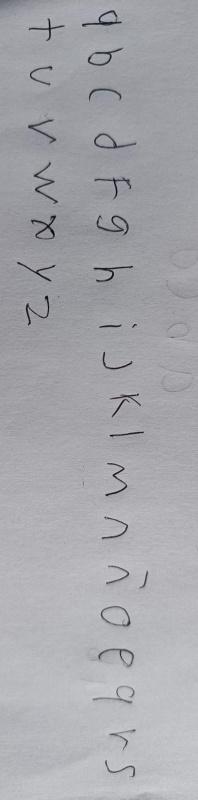
#> input picture muestras /WhatsApp Image 2026-06-03 at 8.05.04 AM.jpeg, 396 x 1599 px (shown at 1/2 size)
$ python -i template_imageops.py   (imports and definitions only)
#> lines starting #> are read from the running program, lines starting #| are printed output that depends on the picture; after the words box and inside, x2 and y2 are one past the last pixel; in counts of white or black regions, pixels touching at a corner belong together
"""Operaciones de imagen de bajo nivel para la extracción por plantilla.

Cluster auto-contenido de helpers de visión (deskew, binarización de celda,
detección del bbox de la grilla, estimación de columnas/filas por
autocorrelación, limpieza de líneas de grilla). Se separó de ``template_extract``
(que pasaba de 1500 LOC) para acotar ese módulo: estas funciones sólo dependen de
cv2/numpy y de ninguna otra del extractor, así que ``template_extract`` las
importa y re-exporta sin ciclos. La lógica es idéntica; sólo cambió de archivo.
"""
from __future__ import annotations

import logging

logger = logging.getLogger(__name__)

try:
    import cv2
    import numpy as np
    _CV2_OK = True
except ImportError:
    _CV2_OK = False


# [88 lines left out: functions _rotate_cw, _clean_cell, _estimate_skew, _deskew, not called in this run]

def _strip_title_band(comps: list, gy0: int, gy1: int) -> int:
    """Sube `gy0` por debajo de la banda del título (texto impreso), si la hay.

    En la foto de una plantilla, el bbox de contenido suele empezar en el TÍTULO
    ("Plantilla de letra — Huevonitis" + instrucciones), no en la primera fila de
    casillas. Eso corre toda la grilla hacia arriba: la fila 0 cae sobre el texto
    y se descarta (medido en el lote: a/b/c perdidas). El título es una banda de
    MUCHOS componentes PEQUEÑOS (letras de imprenta); las casillas tienen pocas
    piezas GRANDES (letra manuscrita). Se recorta desde arriba mientras la franja
    parezca texto, parando en la primera de contenido grande (la grilla).
    `comps` = lista de (x,y,w,h,area) ya filtrados de bordes.
    """
    span = gy1 - gy0
    if span <= 0:
        return gy0
    nb = 40
    step = max(1, span // nb)
    small_thr = 0.05 * span          # "componente pequeño" (título) vs letra grande
    new_y0 = gy0
    for b in range(nb // 2):         # sólo la mitad superior puede ser título
        lo, hi = gy0 + b * step, gy0 + (b + 1) * step
        band = [c for c in comps if lo <= c[1] + c[3] / 2 < hi]
        n_small = sum(1 for c in band if c[3] < small_thr)
        # Franja de título: muchas piezas chicas alineadas. Si la franja ya tiene
        # contenido grande (letra manuscrita) o poca densidad, paramos.
        if len(band) >= 12 and n_small >= 0.6 * len(band):
            new_y0 = hi
        elif band and max(c[3] for c in band) >= small_thr:
            break                    # llegó la primera fila de letras
    return new_y0

def _grid_content_bbox(gray: np.ndarray) -> tuple[int, int, int, int] | None:
    """bbox de la grilla de casillas (sin título ni bordes de la foto).

    Robusto a líneas tenues (no depende de detectarlas, sólo del extent del
    contenido oscuro) y a fotos de celular: descarta los componentes pegados al
    borde de la imagen (sombras/marco de la mesa, que estiraban el bbox hasta los
    bordes y desalineaban las columnas) y recorta la banda del título superior
    (que corría la grilla hacia arriba y hacía perder la primera fila). Devuelve
    (x0, y0, x1, y1) o None si no hay contenido.
    """
    h_img, w_img = gray.shape[:2]
#> h_img = 1599; w_img = 396
    binv = cv2.adaptiveThreshold(
        cv2.GaussianBlur(gray, (3, 3), 0), 255,
        cv2.ADAPTIVE_THRESH_MEAN_C, cv2.THRESH_BINARY_INV, 41, 10,
    )
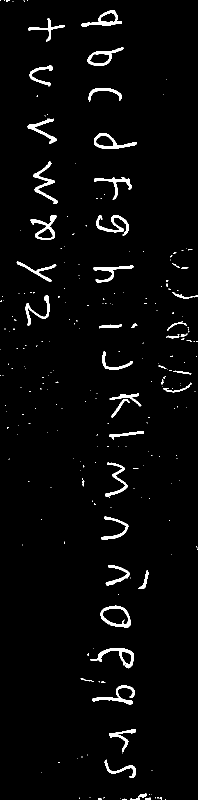
#> binv: shape (1599, 396) (shown at 1/2 size); 2.9% white; 249 white regions (204 under 20 px), largest, box (x1, y1, x2, y2) and area: (180, 1296, 268, 1337) 879, (67, 323, 116, 408) 867, (192, 430, 258, 472) 821
    n, _labels, stats, _c = cv2.connectedComponentsWithStats(binv, connectivity=8)
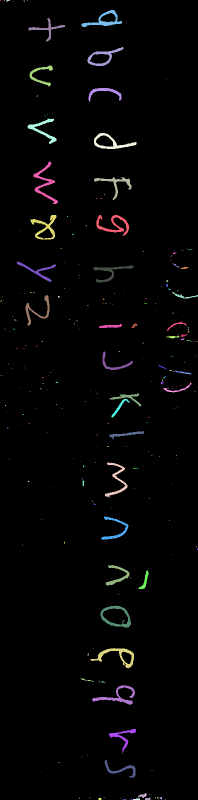
#> _labels: shape (1599, 396) int32 (shown at 1/2 size); 250 distinct labels, from 0 to 249; one colour per label, 0 black
#> n = 250; stats = 250 rows, first 6: [0, 0, 396, 1599, 614770], [0, 0, 2, 2, 3], [8, 0, 2, 2, 3], [12, 0, 8, 3, 17], [47, 0, 3, 3, 4], [54, 0, 2, 1, 2]
    comps: list[tuple[int, int, int, int, int]] = []
    for i in range(1, n):
        x, y, bw, bh = (stats[i, cv2.CC_STAT_LEFT], stats[i, cv2.CC_STAT_TOP],
                        stats[i, cv2.CC_STAT_WIDTH], stats[i, cv2.CC_STAT_HEIGHT])
        if stats[i, cv2.CC_STAT_AREA] < 25:     # motas
            continue
        # Descartar componentes pegados al borde de la IMAGEN (sombras/marco de
        # la foto): estiraban el bbox a 0..ancho y desalineaban la grilla.
        if x <= 2 or y <= 2 or x + bw >= w_img - 2 or y + bh >= h_img - 2:
            continue
        comps.append((x, y, bw, bh, int(stats[i, cv2.CC_STAT_AREA])))
#> this loop made 249 passes
#> (x, y, bw, bh) on passes 1 to 3: (0, 0, 2, 2), (8, 0, 2, 2), (12, 0, 8, 3)
#> after the loop, comps = 40 items, first 6: (163, 20, 81, 34, 783), (57, 36, 73, 47, 541), (175, 94, 72, 38, 702), (59, 131, 47, 42, 508), (177, 176, 66, 28, 490), (55, 237, 58, 51, 670)
    if not comps:
        # Fallback: sin componentes interiores (p. ej. grilla que toca el borde),
        # volver al método simple por percentiles de píxel.
        ys, xs = np.where(binv > 0)
        if len(xs) == 0:
            return None
        x0, x1 = np.percentile(xs, [0.3, 99.7])
        y0, y1 = np.percentile(ys, [0.3, 99.7])
        return int(x0), int(y0), int(x1), int(y1)
    x0 = int(np.percentile([c[0] for c in comps], 1))
#> x0 = 40
    x1 = int(np.percentile([c[0] + c[2] for c in comps], 99))
#> x1 = 383
    y0 = int(np.percentile([c[1] for c in comps], 1))
#> y0 = 26
    y1 = int(np.percentile([c[1] + c[3] for c in comps], 99))
#> y1 = 1580
    y0 = _strip_title_band(comps, y0, y1)
#> in _strip_title_band, `span = gy1 - gy0`: span = 1554
#> in _strip_title_band, `step = max(1, span // nb)`: step = 38
#> in _strip_title_band, `small_thr = 0.05 * span          # "componente pequeño" (título) vs le..`: small_thr = 77.7
#> in _strip_title_band, `new_y0 = gy0`: new_y0 = 26
#> the loop in _strip_title_band, `for b in range(nb // 2):` made 9 passes
#> (lo, hi, band, n_small) on passes 1, 3, 4, 5, 7, 9: (26, 64, [(163, 20, 81, 34, 783), (57, 36, 73, 47, 541)], 2), (102, 140, [(175, 94, 72, 38, 702)], 1), (140, 178, [(59, 131, 47, 42, 508)], 1), (178, 216, [(177, 176, 66, 28, 490)], 1), (254, 292, [(55, 237, 58, 51, 670), (188, 266, 85, 32, 782)], 2), (330, 368, [(67, 323, 49, 85, 867)], 0)
#> (lo, hi, n_small) on passes 2, 6, 8: (64, 102, 0), (216, 254, 0), (292, 330, 0)
    return x0, y0, x1, y1

# [146 lines left out: functions _autocorr_period, _estimate_grid_dims, _strip_edge_lines, _cell_ink_mask, _autocrop_mask, _clean_cell_grid and 1 more, not called in this run]

>>> import cv2
>>> picture = cv2.imread('../../muestras /WhatsApp Image 2026-06-03 at 8.05.04 AM.jpeg', cv2.IMREAD_GRAYSCALE)
>>> result = _grid_content_bbox(picture)
#> result = (40, 26, 383, 1580)

$ run again, on muestras /WhatsApp Image 2026-06-03 at 8.06.54 AM.jpeg
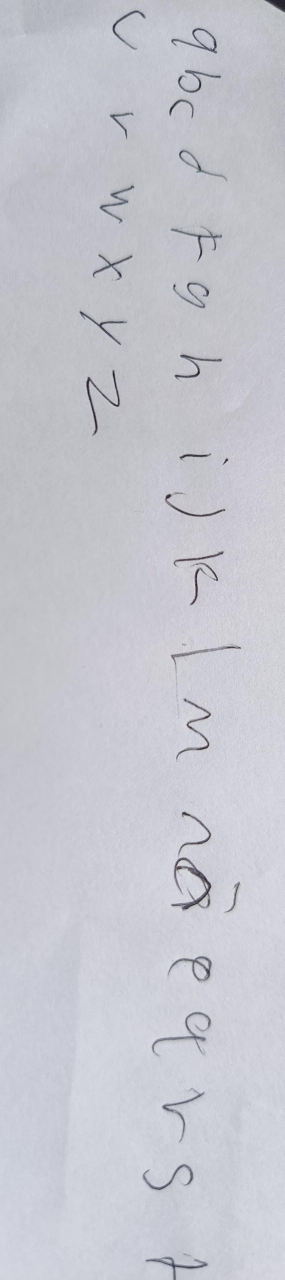
#> input picture muestras /WhatsApp Image 2026-06-03 at 8.06.54 AM.jpeg, 854 x 3839 px (shown at 1/3 size)
#> in _grid_content_bbox, `binv = cv2.adaptiveThreshold( cv2.GaussianBlur(gray, (3, 3), 0), 255, ..`:
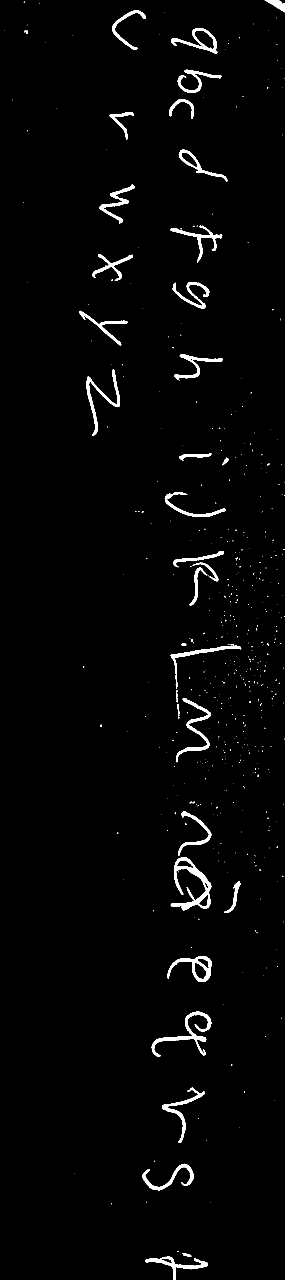
#> binv: shape (3839, 854) (shown at 1/3 size); 1.9% white; 503 white regions (459 under 20 px), largest, box (x1, y1, x2, y2) and area: (512, 2572, 634, 2732) 5257, (455, 3035, 634, 3171) 3966, (528, 2094, 633, 2287) 2994
#> in _grid_content_bbox, `n, _labels, stats, _c = cv2.connectedComponentsWithStats(binv, connect..`:
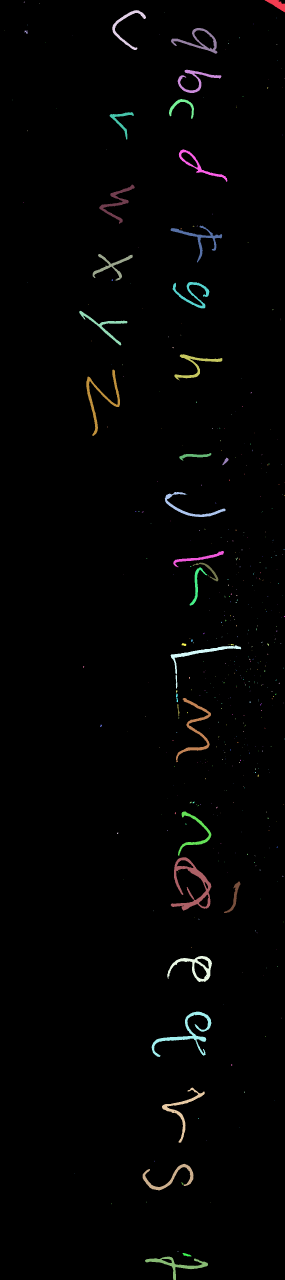
#> _labels: shape (3839, 854) int32 (shown at 1/3 size); 504 distinct labels, from 0 to 503; one colour per label, 0 black
#> n = 504; stats = 504 rows, first 6: [0, 0, 854, 3839, 3215792], [794, 0, 60, 37, 965], [71, 4, 2, 5, 6], [117, 9, 1, 2, 2], [337, 30, 101, 120, 1758], [494, 37, 1, 1, 1]
#> the loop in _grid_content_bbox, `for i in range(1, n):` made 503 passes
#> (x, y, bw, bh) on passes 1 to 3: (794, 0, 60, 37), (71, 4, 2, 5), (117, 9, 1, 2)
#> after the loop in _grid_content_bbox, `for i in range(1, n):`: comps = 38 items, first 6: (337, 30, 101, 120, 1758), (513, 84, 139, 77, 2290), (73, 91, 10, 10, 52), (533, 209, 131, 70, 2030), (507, 297, 75, 60, 1026), (329, 336, 72, 83, 1145)
#> x0 = 134
#> x1 = 722
#> y0 = 49
#> y1 = 3696
#> span = 3647
#> step = 91
#> small_thr = 182.4
#> new_y0 = 49
#> the loop in _strip_title_band, `for b in range(nb // 2):` made 13 passes
#> (lo, hi, band, n_small) on passes 3, 4, 5, 7, 8, 9: (231, 322, [(533, 209, 131, 70, 2030)], 1), (322, 413, [(507, 297, 75, 60, 1026), (329, 336, 72, 83, 1145)], 2), (413, 504, [(536, 448, 146, 97, 1836)], 1), (595, 686, [(298, 554, 106, 117, 2291)], 1), (686, 777, [(512, 677, 155, 111, 2343)], 1), (777, 868, [(278, 762, 120, 80, 1862)], 1)
#> result = (134, 49, 722, 3696)

$ run again, on muestras /WhatsApp Image 2026-06-03 at 8.07.13 AM.jpeg
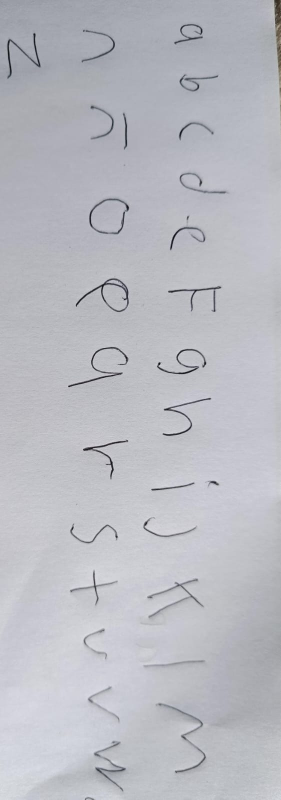
#> input picture muestras /WhatsApp Image 2026-06-03 at 8.07.13 AM.jpeg, 562 x 1599 px (shown at 1/2 size)
#> in _grid_content_bbox, `binv = cv2.adaptiveThreshold( cv2.GaussianBlur(gray, (3, 3), 0), 255, ..`:
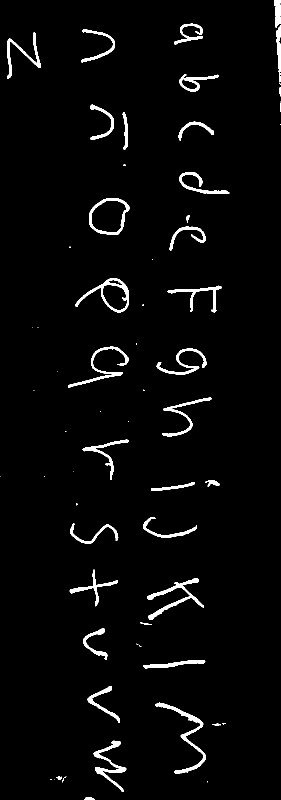
#> binv: shape (1599, 562) (shown at 1/2 size); 2.9% white; 65 white regions (27 under 20 px), largest, box (x1, y1, x2, y2) and area: (311, 1405, 412, 1548) 1747, (294, 1156, 408, 1240) 1669, (187, 1481, 253, 1584) 1422
#> in _grid_content_bbox, `n, _labels, stats, _c = cv2.connectedComponentsWithStats(binv, connect..`:
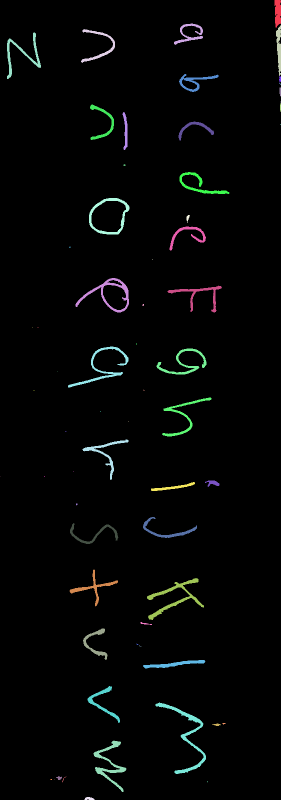
#> _labels: shape (1599, 562) int32 (shown at 1/2 size); 66 distinct labels, from 0 to 65; one colour per label, 0 black
#> n = 66; stats = 66 rows, first 6: [0, 0, 562, 1599, 872193], [549, 0, 13, 56, 590], [348, 47, 58, 43, 700], [552, 51, 10, 101, 622], [162, 58, 68, 68, 759], [14, 65, 68, 93, 1103]
#> the loop in _grid_content_bbox, `for i in range(1, n):` made 65 passes
#> (x, y, bw, bh) on passes 1 to 8: (549, 0, 13, 56), (348, 47, 58, 43), (552, 51, 10, 101), (162, 58, 68, 68), (14, 65, 68, 93), (358, 148, 79, 36), (558, 153, 4, 12), (559, 166, 3, 3)
#> after the loop in _grid_content_bbox, `for i in range(1, n):`: comps = 31 items, first 6: (348, 47, 58, 43, 700), (162, 58, 68, 68, 759), (14, 65, 68, 93, 1103), (358, 148, 79, 36, 747), (180, 209, 48, 71, 692), (245, 224, 10, 76, 393)
#> x0 = 43
#> x1 = 454
#> y0 = 50
#> y1 = 1576
#> span = 1526
#> step = 38
#> small_thr = 76.3
#> new_y0 = 50
#> the loop in _strip_title_band, `for b in range(nb // 2):` made 2 passes
#> (lo, hi, band, n_small) on passes 1 to 2: (50, 88, [(348, 47, 58, 43, 700)], 1), (88, 126, [(162, 58, 68, 68, 759), (14, 65, 68, 93, 1103)], 1)
#> result = (43, 50, 454, 1576)

$ run again, on muestras /WhatsApp Image 2026-06-03 at 8.09.28 AM.jpeg
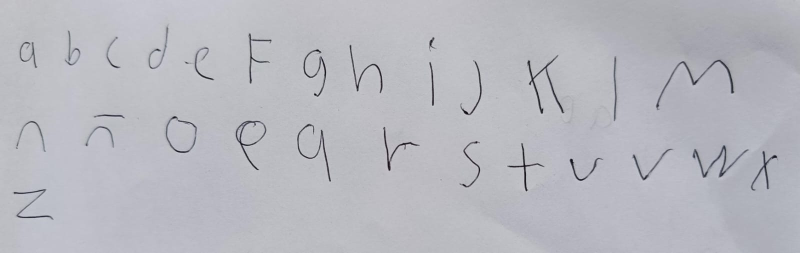
#> input picture muestras /WhatsApp Image 2026-06-03 at 8.09.28 AM.jpeg, 1600 x 505 px (shown at 1/2 size)
#> in _grid_content_bbox, `binv = cv2.adaptiveThreshold( cv2.GaussianBlur(gray, (3, 3), 0), 255, ..`:
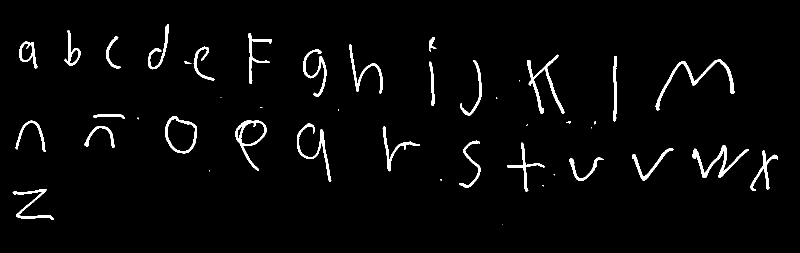
#> binv: shape (505, 1600) (shown at 1/2 size); 2.8% white; 44 white regions (14 under 20 px), largest, box (x1, y1, x2, y2) and area: (1311, 119, 1469, 221) 1638, (1054, 109, 1129, 228) 1464, (1385, 290, 1498, 356) 1431
#> in _grid_content_bbox, `n, _labels, stats, _c = cv2.connectedComponentsWithStats(binv, connect..`:
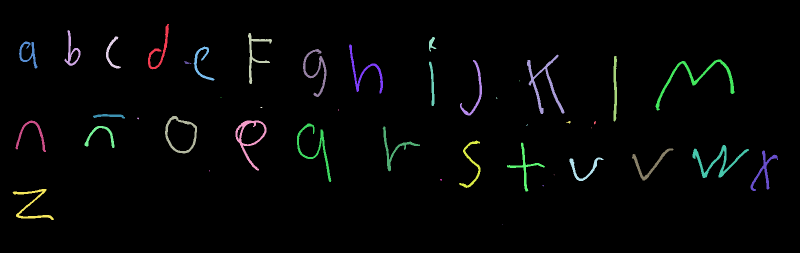
#> _labels: shape (505, 1600) int32 (shown at 1/2 size); 45 distinct labels, from 0 to 44; one colour per label, 0 black
#> n = 45; stats = 45 rows, first 6: [0, 0, 1600, 505, 785330], [296, 48, 42, 91, 739], [129, 60, 32, 72, 605], [496, 66, 48, 102, 854], [212, 73, 30, 64, 426], [858, 74, 15, 29, 191]
#> the loop in _grid_content_bbox, `for i in range(1, n):` made 44 passes
#> (x, y, bw, bh) on passes 1 to 8: (296, 48, 42, 91), (129, 60, 32, 72), (496, 66, 48, 102), (212, 73, 30, 64), (858, 74, 15, 29), (38, 83, 37, 54), (698, 89, 68, 98), (387, 93, 42, 68)
#> after the loop in _grid_content_bbox, `for i in range(1, n):`: comps = 30 items, first 6: (296, 48, 42, 91, 739), (129, 60, 32, 72, 605), (496, 66, 48, 102, 854), (212, 73, 30, 64, 426), (858, 74, 15, 29, 191), (38, 83, 37, 54, 587)
#> x0 = 26
#> x1 = 1539
#> y0 = 51
#> y1 = 423
#> span = 372
#> step = 9
#> small_thr = 18.6
#> new_y0 = 51
#> the loop in _strip_title_band, `for b in range(nb // 2):` made 5 passes
#> (lo, hi) on passes 1 to 4: (51, 60), (60, 69), (69, 78), (78, 87)
#> result = (26, 51, 1539, 423)
